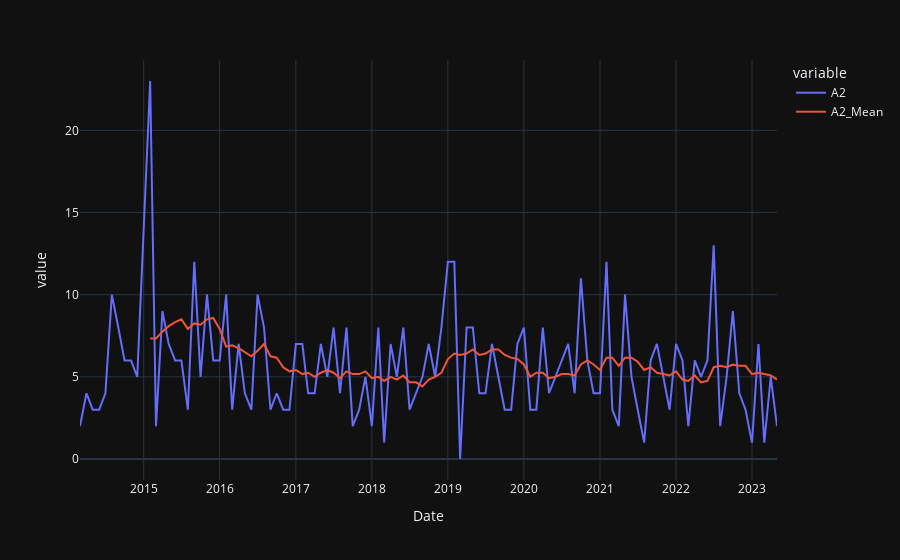

Notebook code cell kept with this figure:
### Code cell
import plotly.express as px


sell_data['A2_Mean'] = sell_data['A2'].rolling(12).mean()

fig = px.line(sell_data, x='Date', y=['A2', 'A2_Mean'], template='plotly_dark')
fig.show()
